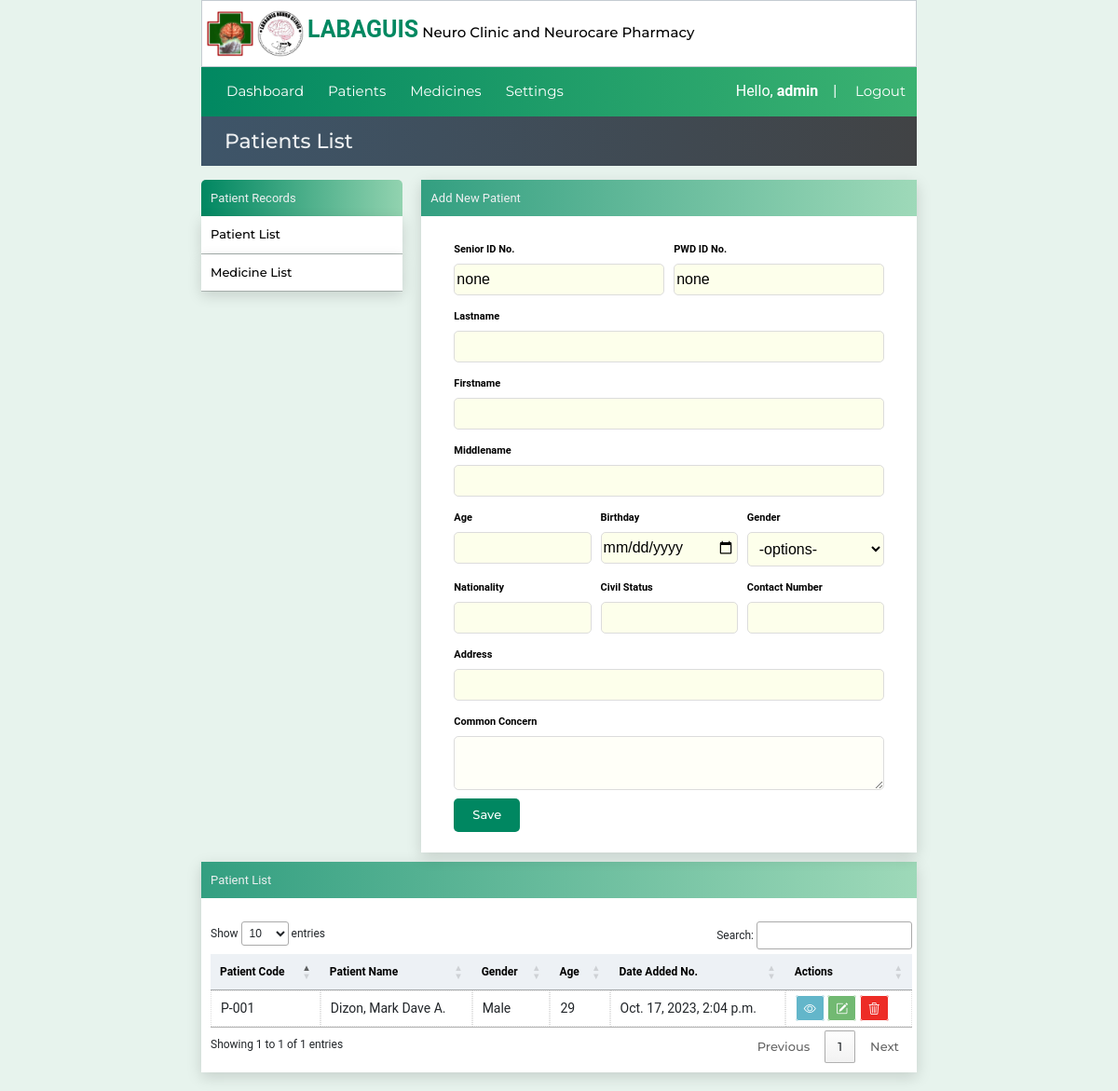
/patientlist/ (signed in), run on an earlier commit of the app's database.
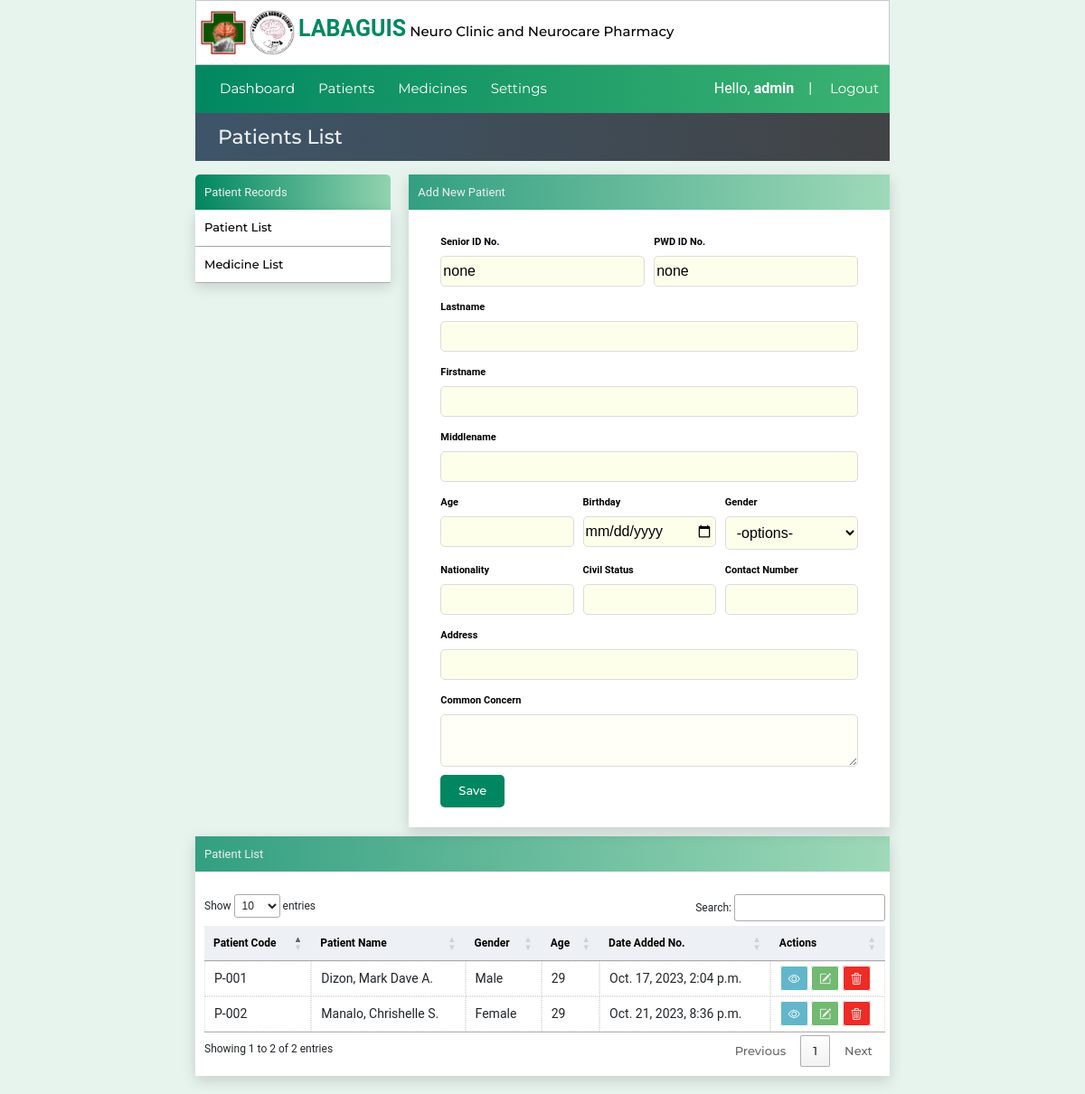
And on a later commit of the database.
### website/models.py (models this page shows, shortened)
class Patient(models.Model):
    created_at = models.DateTimeField(auto_now_add=True)
    patient_code=models.CharField(max_length=50)
    first_name = models.CharField(max_length=50)
    middle_name = models.CharField(max_length=50)
    last_name = models.CharField(max_length=50)
    age = models.CharField(max_length=50)
    bday = models.CharField(max_length=50,default='')
    civil_status = models.CharField(max_length=50,default='')
    gender = models.CharField(max_length=50)
    address = models.CharField(max_length=100)
    contact_number = models.CharField(max_length=50)
    srID = models.CharField(max_length=50,null=True, blank=True)
    pwdID = models.CharField(max_length=50,null=True, blank=True)
    nationality = models.CharField(max_length=50,null=True, blank=True)

### website/views.py (the view, shortened to what this page needs)
# urls.py: path('patientlist/',views.patientlist, name='patientlist'),
@login_required(login_url="loginuser")
def patientlist(request):
    patientsdata = {'patientsdata': Patient.objects.all()}
    return render(request, 'patientlist.html',patientsdata)

### website/templates/patientlist.html
{% extends 'index.html' %}
{% block content%}
    <div class="container1">
      {% include "sidemenu.html" %}
      <div class="reg-area">
        {% include 'newpatient.html' %}
      </div>
    </div>
    <div class="container2">
      <div class="title-form">Patient List</div>
      <div class="table-box">
        {% include 'patientstable.html' %}
      </div>
</div>
{%endblock%}

### website/templates/patientstable.html
    <table id="patienttable" class="patient-tables">
      <thead >
        <th>Patient Code</th>
        <th>Patient Name</th>
        <th>Gender</th>
        <th>Age</th>
        <th>Date Added No.</th>
        <th>Actions</th>
      </thead>
      <tbody>
        {% for x in patientsdata %}
        <tr>
          <td>{{x.patient_code}}</td>
          <td>{{x.last_name}}, {{x.first_name}} {{x.middle_name.0}}.</td>
          <td>{{x.gender}}</td>
          <td>{{x.age}}</td>
          <td>{{x.created_at}}</td>
          <td>
            <a href="{% url 'patientinfo' x.id %}" id="link-view"><i class="bi bi-eye"></i></a>
            <a href="{% url 'editpatient' x.id %}" id="link-edit"><i class="bi bi-pencil-square"></i></a>
            <a href="{% url 'deletepatient' x.id %}" id="link-delete"><i class="bi bi-trash3"></i></a>
          </td>
        </tr>
        {% endfor %}
      </tbody>
    </table>

What changed in the data, as far as the page shows it:
added Patient: patient_code "P-002", last_name "Manalo", first_name "Chrishelle", middle_name.0 "S", gender "Female", age "29", created_at "Oct. 21, 2023, 8:36 p.m."
Also different on the page:
text written by a page script: "Show entries Search: Showing 1 to 1 of 1 entries Previous 1 Next" → "Show entries Search: Showing 1 to 2 of 2 entries Previous 1 Next"
